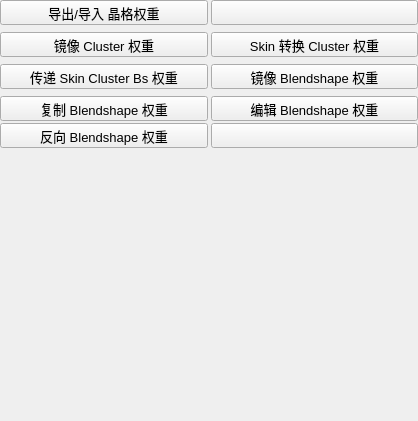
        <widget class="QWidget" name="page_3">
         <property name="geometry">
          <rect>
           <x>0</x>
           <y>0</y>
           <width>418</width>
           <height>421</height>
          </rect>
         </property>
         <property name="styleSheet">
          <string notr="true"/>
         </property>
         <attribute name="label">
          <string>Weights Tool</string>
         </attribute>
         <layout class="QVBoxLayout" name="verticalLayout_15">
          <property name="spacing">
           <number>2</number>
          </property>
          <property name="margin">
           <number>0</number>
          </property>
          <item>
           <layout class="QHBoxLayout" name="horizontalLayout_33">
            <property name="spacing">
             <number>3</number>
            </property>
            <item>
             <widget class="QPushButton" name="RIG_btn_LatticeWeight">
              <property name="minimumSize">
               <size>
                <width>0</width>
                <height>25</height>
               </size>
              </property>
              <property name="maximumSize">
               <size>
                <width>16777215</width>
                <height>25</height>
               </size>
              </property>
              <property name="font">
               <font>
                <pointsize>10</pointsize>
                <weight>50</weight>
                <bold>false</bold>
               </font>
              </property>
              <property name="styleSheet">
               <string notr="true"/>
              </property>
              <property name="text">
               <string>导出/导入 晶格权重</string>
              </property>
             </widget>
            </item>
            <item>
             <widget class="QPushButton" name="pushButton_2">
              <property name="minimumSize">
               <size>
                <width>0</width>
                <height>25</height>
               </size>
              </property>
              <property name="maximumSize">
               <size>
                <width>16777215</width>
                <height>25</height>
               </size>
              </property>
              <property name="font">
               <font>
                <pointsize>10</pointsize>
                <weight>50</weight>
                <bold>false</bold>
               </font>
              </property>
              <property name="styleSheet">
               <string notr="true"/>
              </property>
              <property name="text">
               <string/>
              </property>
             </widget>
            </item>
           </layout>
          </item>
          <item>
           <widget class="QLabel" name="label_2">
            <property name="minimumSize">
             <size>
              <width>0</width>
              <height>3</height>
             </size>
            </property>
            <property name="maximumSize">
             <size>
              <width>16777215</width>
              <height>3</height>
             </size>
            </property>
            <property name="text">
             <string/>
            </property>
           </widget>
          </item>
          <item>
           <layout class="QHBoxLayout" name="horizontalLayout_32">
            <property name="spacing">
             <number>3</number>
            </property>
            <item>
             <widget class="QPushButton" name="RIG_btn_copyClusterWeights">
              <property name="minimumSize">
               <size>
                <width>0</width>
                <height>25</height>
               </size>
              </property>
              <property name="maximumSize">
               <size>
                <width>16777215</width>
                <height>25</height>
               </size>
              </property>
              <property name="font">
               <font>
                <pointsize>10</pointsize>
                <weight>50</weight>
                <bold>false</bold>
               </font>
              </property>
              <property name="styleSheet">
               <string notr="true"/>
              </property>
              <property name="text">
               <string>镜像 Cluster 权重</string>
              </property>
             </widget>
            </item>
            <item>
             <widget class="QPushButton" name="RIG_btn_convertSkin">
              <property name="minimumSize">
               <size>
                <width>0</width>
                <height>25</height>
               </size>
              </property>
              <property name="maximumSize">
               <size>
                <width>16777215</width>
                <height>25</height>
               </size>
              </property>
              <property name="font">
               <font>
                <pointsize>10</pointsize>
                <weight>50</weight>
                <bold>false</bold>
               </font>
              </property>
              <property name="styleSheet">
               <string notr="true"/>
              </property>
              <property name="text">
               <string>Skin 转换 Cluster 权重</string>
              </property>
             </widget>
            </item>
           </layout>
          </item>
          <item>
           <widget class="QLabel" name="label_3">
            <property name="minimumSize">
             <size>
              <width>0</width>
              <height>3</height>
             </size>
            </property>
            <property name="maximumSize">
             <size>
              <width>16777215</width>
              <height>3</height>
             </size>
            </property>
            <property name="text">
             <string/>
            </property>
           </widget>
          </item>
          <item>
           <layout class="QHBoxLayout" name="horizontalLayout_31">
            <property name="spacing">
             <number>3</number>
            </property>
            <item>
             <widget class="QPushButton" name="RIG_btn_WeightsTool">
              <property name="minimumSize">
               <size>
                <width>0</width>
                <height>25</height>
               </size>
              </property>
              <property name="maximumSize">
               <size>
                <width>16777215</width>
                <height>25</height>
               </size>
              </property>
              <property name="font">
               <font>
                <pointsize>10</pointsize>
                <weight>50</weight>
                <bold>false</bold>
               </font>
              </property>
              <property name="styleSheet">
               <string notr="true"/>
              </property>
              <property name="text">
               <string>传递 Skin Cluster Bs 权重</string>
              </property>
             </widget>
            </item>
            <item>
             <widget class="QPushButton" name="RIG_btn_BlendShapeWeightTool">
              <property name="minimumSize">
               <size>
                <width>0</width>
                <height>25</height>
               </size>
              </property>
              <property name="maximumSize">
               <size>
                <width>16777215</width>
                <height>25</height>
               </size>
              </property>
              <property name="font">
               <font>
                <pointsize>10</pointsize>
                <weight>50</weight>
                <bold>false</bold>
               </font>
              </property>
              <property name="styleSheet">
               <string notr="true"/>
              </property>
              <property name="text">
               <string>镜像 Blendshape 权重</string>
              </property>
             </widget>
            </item>
           </layout>
          </item>
          <item>
           <widget class="QLabel" name="label_4">
            <property name="minimumSize">
             <size>
              <width>0</width>
              <height>3</height>
             </size>
            </property>
            <property name="maximumSize">
             <size>
              <width>16777215</width>
              <height>3</height>
             </size>
            </property>
            <property name="text">
             <string/>
            </property>
           </widget>
          </item>
          <item>
           <layout class="QHBoxLayout" name="horizontalLayout_30">
            <property name="spacing">
             <number>3</number>
            </property>
            <item>
             <widget class="QPushButton" name="RIG_btn_CopyBlendShapeWeights">
              <property name="minimumSize">
               <size>
                <width>0</width>
                <height>25</height>
               </size>
              </property>
              <property name="maximumSize">
               <size>
                <width>16777215</width>
                <height>25</height>
               </size>
              </property>
              <property name="font">
               <font>
                <pointsize>10</pointsize>
                <weight>50</weight>
                <bold>false</bold>
               </font>
              </property>
              <property name="styleSheet">
               <string notr="true"/>
              </property>
              <property name="text">
               <string>复制 Blendshape 权重</string>
              </property>
             </widget>
            </item>
            <item>
             <widget class="QPushButton" name="RIG_btn_EditBlendShapeWeights">
              <property name="minimumSize">
               <size>
                <width>0</width>
                <height>25</height>
               </size>
              </property>
              <property name="maximumSize">
               <size>
                <width>16777215</width>
                <height>25</height>
               </size>
              </property>
              <property name="font">
               <font>
                <pointsize>10</pointsize>
                <weight>50</weight>
                <bold>false</bold>
               </font>
              </property>
              <property name="styleSheet">
               <string notr="true"/>
              </property>
              <property name="text">
               <string>编辑 Blendshape 权重</string>
              </property>
             </widget>
            </item>
           </layout>
          </item>
          <item>
           <layout class="QHBoxLayout" name="horizontalLayout_34">
            <property name="spacing">
             <number>3</number>
            </property>
            <item>
             <widget class="QPushButton" name="RIG_btn_InvertBlendShapeWeights">
              <property name="minimumSize">
               <size>
                <width>0</width>
                <height>25</height>
               </size>
              </property>
              <property name="maximumSize">
               <size>
                <width>16777215</width>
                <height>25</height>
               </size>
              </property>
              <property name="font">
               <font>
                <pointsize>10</pointsize>
                <weight>50</weight>
                <bold>false</bold>
               </font>
              </property>
              <property name="styleSheet">
               <string notr="true"/>
              </property>
              <property name="text">
               <string>反向 Blendshape 权重</string>
              </property>
             </widget>
            </item>
            <item>
             <widget class="QPushButton" name="pushButton_3">
              <property name="minimumSize">
               <size>
                <width>0</width>
                <height>25</height>
               </size>
              </property>
              <property name="maximumSize">
               <size>
                <width>16777215</width>
                <height>25</height>
               </size>
              </property>
              <property name="font">
               <font>
                <pointsize>10</pointsize>
                <weight>50</weight>
                <bold>false</bold>
               </font>
              </property>
              <property name="styleSheet">
               <string notr="true"/>
              </property>
              <property name="text">
               <string/>
              </property>
             </widget>
            </item>
           </layout>
          </item>
          <item>
           <spacer name="verticalSpacer_4">
            <property name="orientation">
             <enum>Qt::Vertical</enum>
            </property>
            <property name="sizeHint" stdset="0">
             <size>
              <width>20</width>
              <height>297</height>
             </size>
            </property>
           </spacer>
          </item>
         </layout>
        </widget>
